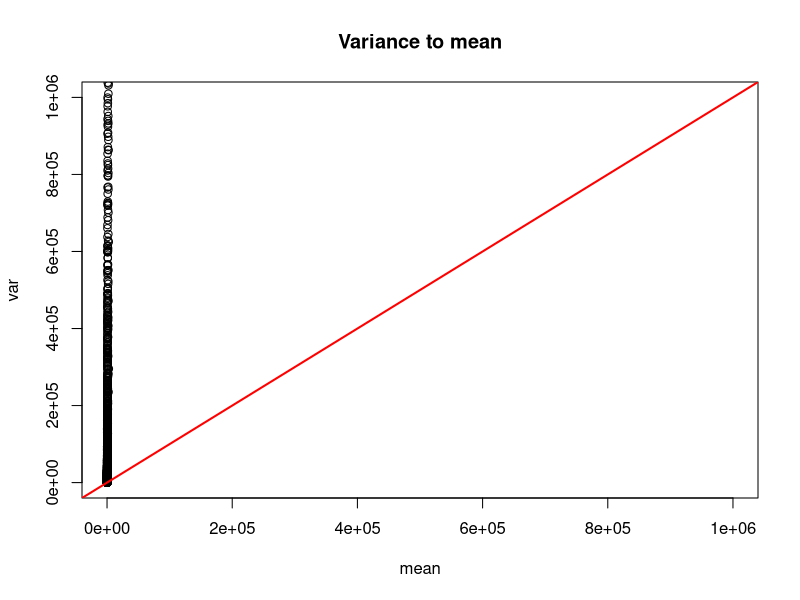
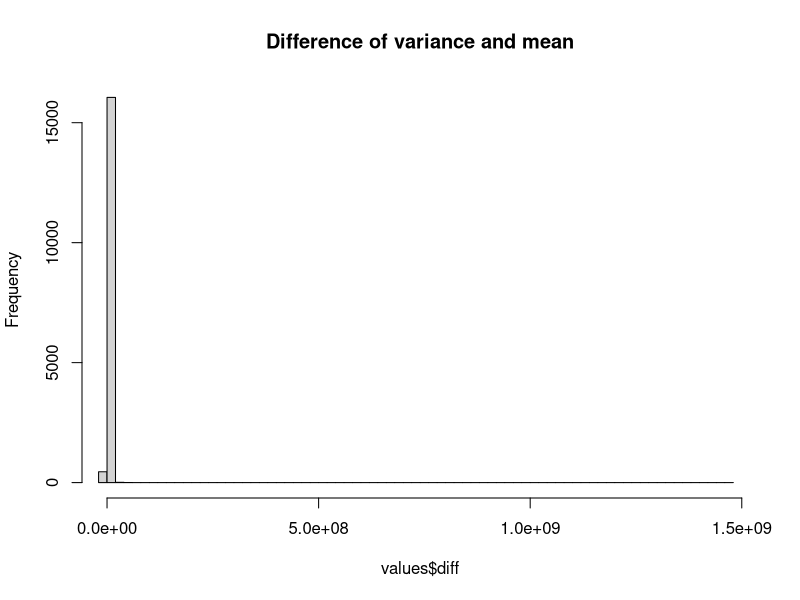
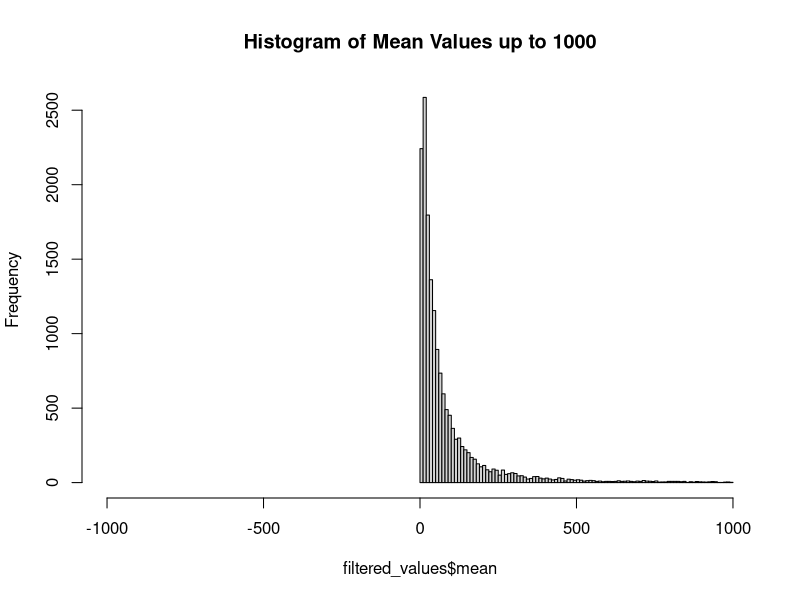

Generate these figures, in order, with R:
arab_data = read.csv("arab.csv")

values = data.frame(mean = numeric(0),
varianz = numeric(0),
diff = numeric(0))

for (gene in arab_data[, 4:ncol(arab_data)]) {

    mean = mean(gene)
    var = var(gene)
    diff = var - mean

    values[nrow(values)+1,]=c(mean,var,diff)
}

png("plots/mean_comparison.png", width = 800, height = 600)
plot(values$mean,values$varianz,
xlab="mean",ylab="var",
xlim=c(0,1000000),ylim=c(0,1000000),
main = "Variance to mean")
abline(a = 0, b = 1, col = "red", lwd = 2)
dev.off() 

png("plots/mean_var_diff.png", width = 800, height = 600)
hist(values$diff,
breaks = 100,
xlim = c(min(values$diff), max(values$diff)),
main = "Difference of variance and mean")
dev.off() 

filtered_values = values[values$mean <= 1000, ]
png("plots/mean.png", width = 800, height = 600)
hist(filtered_values$mean,
breaks=100,
xlim = c(-1000,1000),
main = "Histogram of Mean Values up to 1000")
dev.off() 

print(max(values$mean))